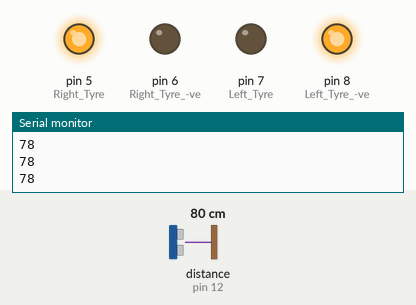
Recording of a sketch running on a simulated Arduino Uno, built with avr-gcc and run on an emulated ATmega328P. Parts: output pins drawn as LEDs (lit = HIGH), the last lines printed to the serial monitor. Wiring (inferred from the names in the program): ultrasonic range finder: trigger pin 13; echo pin 12. The test bench sets the inputs (shaded band); at power-on: distance to the obstacle (sensor on pin 12) 80 cm. The echo pulse lasts 58.3 µs per cm; pins used as bus, display or sensor lines are not drawn.

Above: at 1.3 s.
1.4 s: distance to the obstacle (sensor on pin 12) set to 17 cm
2.9 s: distance to the obstacle (sensor on pin 12) set to 14 cm
At 3.9 s:
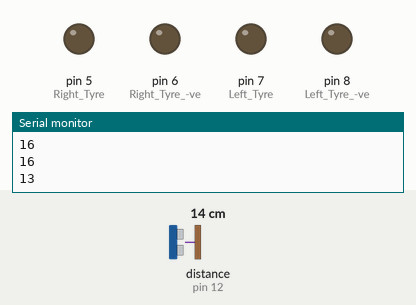
5.9 s: distance to the obstacle (sensor on pin 12) set to 18 cm
At 7.4 s:
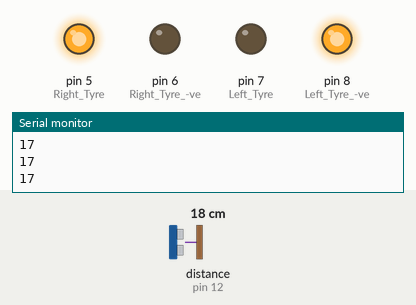
Timing chart, 0 to 8.9 s (numbered marks = the images above; inputs shaded):
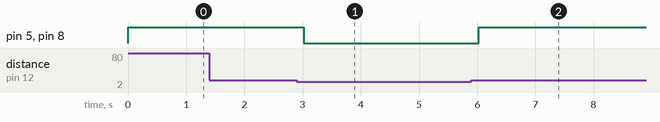

Measured:
- the behaviour switches between 16 and 15 cm on distance to the obstacle (sensor on pin 12) (found by bisection; images 0 and 1)
- after the input at 2.9 s, pin 5 (Right_Tyre), pin 8 (Left_Tyre_-ve): HIGH → LOW after 0.12 s
- after the input at 5.9 s, pin 5 (Right_Tyre), pin 8 (Left_Tyre_-ve): LOW → HIGH after 0.12 s

The sketch:

3.ObstacleDetection.ino
```cpp
const int trigPin = 13;
const int echoPin = 12;
long duration;
int distanceCm;


void setup() {
  pinMode(5,OUTPUT); //Right Tyre +ve
  pinMode(6,OUTPUT); //Right Tyre -ve
  pinMode(7,OUTPUT); //Left Tyre +ve
  pinMode(8,OUTPUT); //Left Tyre -ve
  pinMode(trigPin,OUTPUT);
  pinMode(echoPin,INPUT);
  Serial.begin(9600);
}

void Forward()
{
  digitalWrite(5,HIGH);
  digitalWrite(6,LOW);
  digitalWrite(7,LOW);
  digitalWrite(8,HIGH);
}
void Backward()
{
  digitalWrite(5,LOW);
  digitalWrite(6,HIGH);
  digitalWrite(7,HIGH);
  digitalWrite(8,LOW);
}
void Left()
{
  digitalWrite(5,HIGH);
  digitalWrite(6,LOW);
  digitalWrite(7,LOW);
  digitalWrite(8,LOW);
}
void Right()
{
  digitalWrite(5,LOW);
  digitalWrite(6,LOW);
  digitalWrite(7,LOW);
  digitalWrite(8,HIGH);
}
void Anti()
{
  digitalWrite(5,HIGH);
  digitalWrite(6,LOW);
  digitalWrite(7,HIGH);
  digitalWrite(8,LOW);
}
void Clock()
{
  digitalWrite(5,LOW);
  digitalWrite(6,HIGH);
  digitalWrite(7,LOW);
  digitalWrite(8,HIGH);
}
void Stop()
{
  digitalWrite(5,LOW);
  digitalWrite(6,LOW);
  digitalWrite(7,LOW);
  digitalWrite(8,LOW);
}

void loop() {
  Forward();
  digitalWrite(trigPin,LOW);
  delayMicroseconds(2);
  digitalWrite(trigPin,HIGH);
  delayMicroseconds(10);
  digitalWrite(trigPin,LOW);
  duration = pulseIn(echoPin,HIGH);
  distanceCm = duration*0.034/2;
  Serial.println(distanceCm);
  if(distanceCm<15)
  {
    Stop();
    delay(1000);
  }
  delay(500);
}
```
